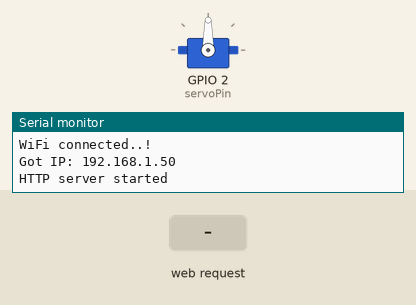
Simulated run of this sketch. Board: ESP8266 (NodeMCU). Shown: servo, the last lines printed to the serial monitor. Inputs (shaded band) come from the test bench. WiFi joins after 1.5 s; servers stay silent unless stated.

Above: at 3.3 s.
3.4 s: HTTP request GET /servooff received
At 3.9 s:
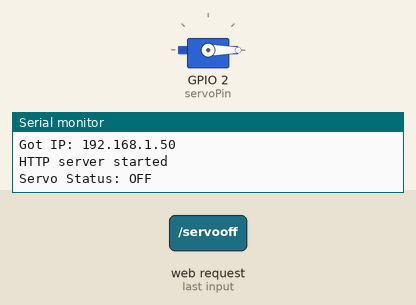
6.4 s: HTTP request GET /servoon received
At 7.4 s:
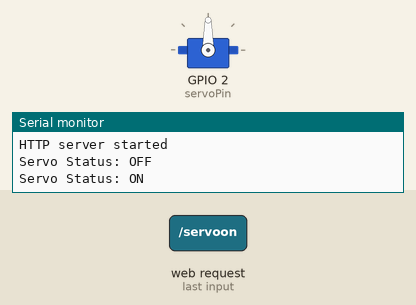
7.9 s: HTTP request GET /servooff?interval=1 received
At 8.5 s:
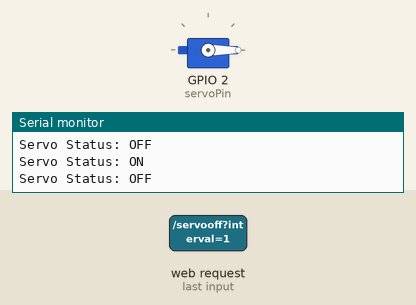
9.4 s: HTTP request GET /servoon?interval=1 received
At 9.7 s:
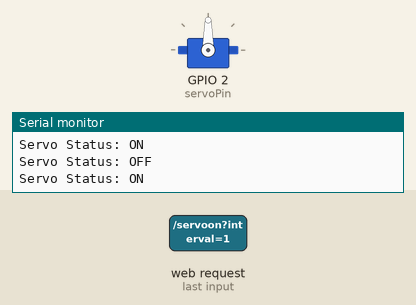
Timing chart, 0 to 11.9 s (numbered marks = the images above; inputs shaded):
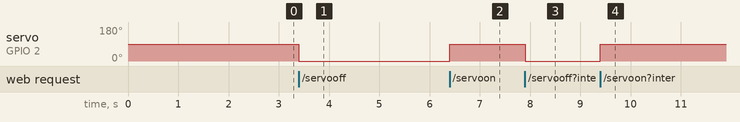

The sketch:

pet_feeder_web_v5.4.ino
```cpp
#include <ESP8266WiFi.h>
#include <ESP8266WebServer.h>
#include <Servo.h>
#include <ESP8266HTTPClient.h>

const char* ssid = "KRAKEN"; // Enter your Wi-Fi SSID here
const char* password = "Ramboo1234@#"; // Enter your Wi-Fi password here

ESP8266WebServer server(80);

Servo servo; // Create a servo object

int servoPin = 2; // D4 (GPIO2) for the servo control
int servoOpenAngle = 90; // Adjust as needed
int servoClosedAngle = 0; // Adjust as needed

unsigned long lastFeedingTime = 0; // Variable to store the last feeding time
unsigned long feedingInterval = 3600; // Default feeding interval in seconds (1 hour)
unsigned long feedingFrequency = 3600; // Default feeding frequency in seconds (1 hour)
bool isServoOn = false; // Flag to track the servo status
bool isWebcamOn = false; // Flag to track the webcam status

const char* webcamUrl = "http://192.168.0.104:8080"; // Replace with your IP webcam URL

WiFiClient client; // Create a WiFiClient object for HTTPClient
HTTPClient http;

unsigned long lastWebcamRefresh = 0; // Declare the variable
unsigned long webcamRefreshInterval = 10000; // Refresh the webcam feed every 10 seconds

void setup() {
  Serial.begin(115200);
  delay(100);

  Serial.println("Connecting to ");
  Serial.println(ssid);

  // Connect to your local Wi-Fi network
  WiFi.begin(ssid, password);

  // Check if Wi-Fi is connected to the network
  while (WiFi.status() != WL_CONNECTED) {
    delay(1000);
    Serial.print(".");
  }

  Serial.println("");
  Serial.println("WiFi connected..!");
  Serial.print("Got IP: ");
  Serial.println(WiFi.localIP());

  server.on("/", handle_OnConnect);
  server.on("/servoon", handle_servo_on);
  server.on("/servooff", handle_servo_off);
  server.on("/togglewebcam", handle_toggle_webcam);
  server.on("/updateinterval", handle_update_interval);
  server.on("/updatefrequency", handle_update_frequency);
  server.onNotFound(handle_NotFound);

  servo.attach(servoPin);

  server.begin();
  Serial.println("HTTP server started");
}

void loop() {
  server.handleClient();

  if (isServoOn) {
    // Check if it's time to feed the pet based on the feeding interval
    if (millis() - lastFeedingTime >= feedingFrequency * 1000) {
      // Perform the feeding action
      servo.write(servoOpenAngle);
      delay(1000); // Adjust as needed
      servo.write(servoClosedAngle);

      // Update the last feeding time
      lastFeedingTime = millis();
    }
  }

  // Periodically refresh the webcam feed
  if (isWebcamOn && millis() - lastWebcamRefresh >= webcamRefreshInterval) {
    refreshWebcamFeed();
    lastWebcamRefresh = millis();
  }
}

void refreshWebcamFeed() {
  http.begin(client, webcamUrl); // Use the WiFiClient object
  int httpCode = http.GET();
  if (httpCode == HTTP_CODE_OK) {
    // Successfully retrieved the webcam feed, do nothing
  } else {
    Serial.println("Failed to fetch the webcam feed.");
  }
  http.end();
}

void handle_OnConnect() {
  Serial.print("Servo Status: ");
  Serial.println(isServoOn ? "ON" : "OFF");
  Serial.print("Webcam Status: ");
  Serial.println(isWebcamOn ? "ON" : "OFF");

  String response = SendHTML(isServoOn, isWebcamOn, feedingFrequency);
  server.send(200, "text/html", response);
}

void handle_servo_on() {
  servo.write(servoOpenAngle);
  Serial.println("Servo Status: ON");
  isServoOn = true;
  String response = SendHTML(true, isWebcamOn, feedingFrequency);
  server.send(200, "text/html", response);
}

void handle_servo_off() {
  servo.write(servoClosedAngle);
  Serial.println("Servo Status: OFF");
  isServoOn = false;
  String response = SendHTML(false, isWebcamOn, feedingFrequency);
  server.send(200, "text/html", response);
}

void handle_toggle_webcam() {
  isWebcamOn = !isWebcamOn;
  Serial.print("Webcam Status: ");
  Serial.println(isWebcamOn ? "ON" : "OFF");

  String response = SendHTML(isServoOn, isWebcamOn, feedingFrequency);
  server.send(200, "text/html", response);
}

void handle_update_interval() {
  if (server.hasArg("interval")) {
    feedingFrequency = server.arg("interval").toInt();
  }
  String response = SendHTML(isServoOn, isWebcamOn, feedingFrequency);
  server.send(200, "text/html", response);
}

void handle_update_frequency() {
  if (server.hasArg("frequency")) {
    feedingFrequency = server.arg("frequency").toInt();
  }
  String response = SendHTML(isServoOn, isWebcamOn, feedingFrequency);
  server.send(200, "text/html", response);
}

void handle_NotFound() {
  server.send(404, "text/plain", "Not found");
}

String SendHTML(bool servoStatus, bool webcamStatus, unsigned long currentFrequency) {
  String ptr = "<!DOCTYPE html> <html>\n";
  ptr += "<head><meta name=\"viewport\" content=\"width=device-width, initial-scale=1.0, user-scalable=no\">\n";
  ptr += "<title>Pet Feeder Control</title>\n";
  ptr += "<style>html { font-family: Helvetica; display: inline-block; margin: 0px auto; text-align: center;}\n";
  ptr += "body{margin-top: 50px; background-color: #f4f4f4;} h1 {color: #444444; margin: 50px auto 30px;} h2, h3 {color: #1abc9c; margin: 30px auto;} h3 {margin-bottom: 10px;}\n";
  ptr += ".button {display: block; width: 200px; background-color: #1abc9c; border: none; color: white; padding: 13px 30px; text-decoration: none; font-size: 20px; margin: 0px auto 35px; cursor: pointer; border-radius: 4px;}\n";
  ptr += ".button.button-on {background-color: #16a085;}\n";
  ptr += ".button.button-on:active {background-color: #16a085;}\n";
  ptr += ".button.button-off {background-color: #e74c3c;}\n";
  ptr += ".button.button-off:active {background-color: #c0392b;}\n";
  ptr += ".menu {display: flex; justify-content: space-around; background-color: #333; padding: 10px;}\n";
  ptr += ".menu a {color: #fff; text-decoration: none; font-size: 18px;}\n";
  ptr += ".menu a:hover {text-decoration: underline;}\n";
  ptr += "p {font-size: 14px; color: #888; margin-bottom: 10px;}\n";
  ptr += ".iframe-container {height: 100vh;}\n"; // Updated container height to fill the viewport height
  ptr += "iframe {width: 100%; height: 100%; border: 0;}\n"; // Updated CSS for full-screen iframe
  ptr += ".left {float: left; width: 50%;}\n";
  ptr += ".right {float: right; width: 50%;}\n";
  ptr += "input {width: 60px; text-align: center;}\n";
  ptr += "form {margin-top: 20px;}\n";
  ptr += "footer {margin-top: 50px; color: #777;}\n";
  ptr += "</style>\n";
  ptr += "</head>\n";
  ptr += "<body>\n";

  // Navigation Menu
  ptr += "<div class='menu'><a href='#servo'>Feeder</a> | <a href='#webcam'>Webcam</a> | <a href='#feeding'>Feeding Time</a> | <a href='#about'>About</a></div>";

  // Main Content
  ptr += "<h1>Pet Feeder</h1>\n";

  ptr += "<section id='controls'>";
  ptr += "<h2>Controls</h2>";
  ptr += "<p>Servo Status: ";
  ptr += servoStatus ? "<span style='color:#16a085;'>ON</span>" : "<span style='color:#e74c3c;'>OFF</span>";
  ptr += "</p>";
  ptr += "<p>Webcam Status: ";
  ptr += webcamStatus ? "<span style='color:#16a085;'>ON</span>" : "<span style='color:#e74c3c;'>OFF</span>";
  ptr += "</p>";
  ptr += "<a class='button ";
  ptr += servoStatus ? "button-off' href='/servooff'>" : "button-on' href='/servoon'>";
  ptr += servoStatus ? "Turn OFF" : "Turn ON";
  ptr += "</a>\n";

  // Toggle Webcam Button
  ptr += "<form action='/togglewebcam' method='GET'>";
  ptr += "<button class='button ";
  ptr += webcamStatus ? "button-off'>" : "button-on'>";
  ptr += webcamStatus ? "Disable Webcam" : "Enable Webcam";
  ptr += "</button></form>\n";

  ptr += "</section>";

  ptr += "<section id='webcam'>"; // Centered
  ptr += "<h2>Webcam Feed</h2>";
  if (webcamStatus) {
    // Adjusted CSS for center positioning
    ptr += "<div class='iframe-container'>";
    ptr += "<iframe src='" + String(webcamUrl) + "' frameborder='0'></iframe>\n";
    ptr += "</div>";
  } else {
    ptr += "<p>Webcam is disabled.</p>";
  }
  ptr += "</section>";

  ptr += "<section id='feeding'>";
  ptr += "<h2>Feeding Time</h2>\n";
  ptr += "<p>Current Feeding Frequency: " + String(currentFrequency) + " seconds</p>\n";
  ptr += "<form action='/updatefrequency' method='GET'><input type='number' name='frequency' value='" + String(currentFrequency) + "'><input type='submit' value='Update'></form>\n";
  ptr += "</section>";

  ptr += "<section id='about'>";
  ptr += "<h2>About</h2>\n";
  ptr += "<p>This IoT Mini project controls a pet feeder remotely using a web interface. It allows you to feed your pet on a schedule and view a live webcam feed of your pet.</p>";
  ptr += "<p>Team Members: ALAN, BIJALI, LITTY, NANDHANA</p>\n";
  ptr += "</section>";

  ptr += "<footer>Designed with love by alan_cyril for IoT Mini Project - Version 5.4 (stable)</footer>\n";

  ptr += "<script>\n";
  ptr += "function toggleControls() {\n";
  ptr += "var servoStatusElement = document.getElementById('servo-status');\n";
  ptr += "var webcamStatusElement = document.getElementById('webcam-status');\n";
  ptr += "var controlsButtonElement = document.getElementById('controls-button');\n";
  ptr += "var currentServoStatus = servoStatusElement.innerHTML;\n";
  ptr += "var currentWebcamStatus = webcamStatusElement.innerHTML;\n";
  ptr += "var newServoStatus = (currentServoStatus === 'OFF') ? 'ON' : 'OFF';\n";
  ptr += "var newWebcamStatus = (currentWebcamStatus === 'OFF') ? 'ON' : 'OFF';\n";
  ptr += "servoStatusElement.innerHTML = newServoStatus;\n";
  ptr += "webcamStatusElement.innerHTML = newWebcamStatus;\n";
  ptr += "controlsButtonElement.innerHTML = newServoStatus + ' | ' + newWebcamStatus;\n";
  ptr += "// Additional logic to send requests to the server to toggle the servo and webcam status\n";
  ptr += "// You can use AJAX or fetch to make asynchronous requests to the server here\n";
  ptr += "}\n";
  ptr += "</script>\n";

  ptr += "</body>\n";
  ptr += "</html>\n";

  return ptr;
}

// ... (Rest of the code remains unchanged)
```

Measured:
- after the input at 3.4 s, servo on GPIO 2 (servoPin): 90° → 0° at once
- after the input at 6.4 s, servo on GPIO 2 (servoPin): 0° → 90° at once
- after the input at 7.9 s, servo on GPIO 2 (servoPin): 90° → 0° at once
- after the input at 9.4 s, servo on GPIO 2 (servoPin): 0° → 90° at once
